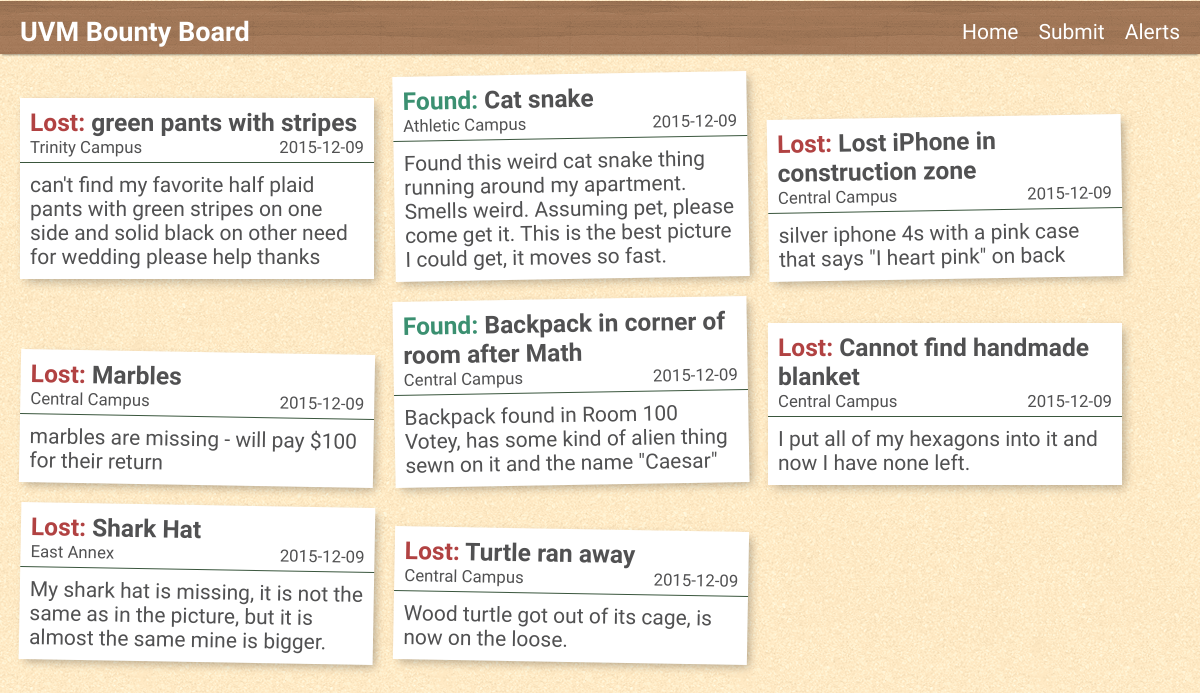
The page / on the database its author committed.
### tables this page shows
CREATE TABLE Items(
	id int NOT NULL AUTO_INCREMENT,
	username varchar(255),
	name varchar(255),
	dateCreated date,
	dateLost date,
	category varchar(255),
	description varchar(255),
	location varchar(255),
	status varchar(7),
	image varchar(255),
	PRIMARY KEY (id),
	FOREIGN KEY (username) REFERENCES Users (username)
	 ON DELETE CASCADE ON UPDATE CASCADE);

### bin/Database.php (called while the page is built, shortened)
<?php
class Database {
    public $db;
    public function __construct($dbUserName, $whichPass, $dbName) {
        $this->db = null;
    }
    private function connect($dbUserName, $whichPass, $dbName) {
        $debugMe = false;
        switch ($whichPass) {
            case "r":
                $dbUserPass = $dbReader;
                break;
            case "w":
                $dbUserPass = $dbWriter;
                break;
        }
        $dsn = 'mysql:host=webdb.uvm.edu;dbname=';
        try {
            if (!$this->db)
                $this->db = new PDO($dsn . $dbName, $dbUserName, $dbUserPass);
            if (!$this->db) {
                if ($debugMe)
                    echo '<p>A You are NOT connected to the database!</p>';
                return 0;
            } else {
                return $this->db;
            }
        } catch (PDOException $e) {
            $error_message = $e->getMessage();
            if ($debugMe)
                echo "<p>A An error occurred while connecting to the database: $error_message </p>";
        }
        return $this->db;
    }
    private function countConditions($query) {
        $andCount = substr_count(strtoupper($query), ' AND ');
        $andCount = $andCount + substr_count(strtoupper($query), ')AND ');
        $andCount = $andCount + substr_count(strtoupper($query), '&&');
        $notCount = substr_count(strtoupper($query), ' NOT ');
        $notCount = $notCount + substr_count(strtoupper($query), ')NOT ');
        $notCount = $notCount + substr_count(strtoupper($query), '!');
        $orCount = substr_count(strtoupper($query), ' OR ');
        $orCount = $orCount + substr_count(strtoupper($query), ')OR ');
        $orCount = $orCount + substr_count(strtoupper($query), '||');
        $xorCount = substr_count(strtoupper($query), ' XOR');
        $conditions = $andCount + $notCount + $orCount + $xorCount;
        return $conditions;
    }
    private function countQuotes($query) {
        $singleCount = substr_count(strtoupper($query), "'");
        $doubleCount = substr_count(strtoupper($query), '"');
        $singleEntityCount = substr_count(strtoupper($query), "#39");
        $doubleEntityCount = substr_count(strtoupper($query), "#34");
        $HTMLentityCount = substr_count(strtoupper($query), "&QUOT");
        $quoteCount = $singleCount + $doubleCount + $singleEntityCount + $doubleEntityCount + $HTMLentityCount;
        return $quoteCount;
    }
    private function countSymbols($query) {
        $ltCount = substr_count(strtoupper($query), '<');
        $gtCount = substr_count(strtoupper($query), '>');
        $symbolCount = $ltCount + $gtCount;
        return $symbolCount;
    }
    private function countWhere($query) {
        $whereCount = substr_count(strtoupper($query), ' WHERE ');
        return $whereCount;
    }
    function sanitizeQuery($query, $spacesAllowed = false, $semiColonAllowed = false) {
        $replaceValue = "Q";
        if (!$semiColonAllowed) {
            $query = str_replace(';', $replaceValue, $query);
        }
        $query = htmlentities($query, ENT_QUOTES);
        $query = str_replace('%20', $replaceValue, $query);
        return $query;
    }
    public function select($query, $values = "", $wheres = 1, $conditions = 0, $quotes = 0, $symbols = 0, $spacesAllowed = false, $semiColonAllowed = false, $fetchStyleAssoc = false) {
        if ($quotes == 0 AND $symbols == 0) {
            $query = $this->sanitizeQuery($query, $spacesAllowed, $semiColonAllowed);
        }
        $statement = $this->db->prepare($query);
        if (is_array($values)) {
            $statement->execute($values);
        } else {
            $statement->execute();
        }
	if ($fetchStyleAssoc)
	    $recordSet = $statement->fetchAll(PDO::FETCH_ASSOC);
	else
	    $recordSet = $statement->fetchAll();
        return $recordSet;
    }
}
?>

### parts/grunt_work.php (called while the page is built)
<?php
	$query = rtrim($query,';');
	$counts = countify($query);
	if(isset($data) and is_array($data)){
		$results = $thisDatabaseReader->select($query, $data, $counts['where'], $counts['condition'], $counts['quote'], $counts['symbol'], false, false, true);
	}else
		$results = $thisDatabaseReader->select($query, "", $counts['where'], $counts['condition'], $counts['quote'], $counts['symbol'], false, false, true);
?>

### bin/countCode.php (called while the page is built)
<?php
function countify($code){
		$code = strtoupper($code);
		$counts = array('where'=>0,'condition'=>0,'quote'=>0,'symbol'=>0);
		$counts['where'] = substr_count($code,'WHERE');
		$conditions = array(' AND ', ' OR ', ' XOR ', ' NOT ', ' && ', ' || ', ' ! ');
		$counts['condition'] = 0;
		foreach($conditions as $condition){$counts['condition'] += substr_count($code,$condition);}
		$quotes = array('"', "'", '#34', '#39', '&QUOT');
		$counts['quote'] = 0;
		foreach($quotes as $quote){$counts['quote'] += substr_count($code,$quote);}
		$counts['symbol'] = substr_count($code,'<') +  substr_count($code,'>');
		return $counts;
}
?>

### index.php (the view, shortened to what this page needs)
<?php include('parts/head.php'); ?>
<body>
<?php require_once('parts/header.php'); ?>
<main>
<?php
	$whitelisted = true;
	$query = 'SELECT * from Items WHERE status<>"closed"';
	if ($whitelisted):
	include('parts/grunt_work.php');
?>
<section class='items-list content'>
	<?php foreach ($results as $row){?>
		<article class='item rotate<?php echo rand(0,2); echo ' '.$row['status'];?>'>
			<a href='item.php?id=<?php echo $row["id"];?>'>
				<h3 class='name title'><?php echo $row['name']; ?></h3>
				<div class='sub'>
					<div class='location'><?php echo $row['location']; ?></div>
					<div class='dateLost'><?php echo $row['dateLost'] ?></div>
				</div>
				<p class='description'><?php echo $row['description'] ?></p>
			</a>
		</article>
	<?php } ?>
</section>
<?php endif; ?>
</main>
</body>
</html>

### parts/head.php (shortened to what this page needs)
<!DOCTYPE HTML PUBLIC "-//W3C//DTD HTML 4.01//EN" "http://www.w3.org/TR/html4/strict.dtd">
<html lang=en>
<head>
	<?php 	require_once( "bin/Database.php");
		require_once("bin/countCode.php"); ?>
        <link rel='stylesheet' type="text/css" href='style/style.css'>
</head>
<?php $username = htmlentities($_SERVER["REMOTE_USER"], ENT_QUOTES, "UTF-8"); $page='';?>
<?php
	$dbUserName = get_current_user() . '_reader';
        $whichPass = "r";
        $dbName = strtoupper(get_current_user()) . '_bountyboard';
        $thisDatabaseReader = new Database($dbUserName, $whichPass, $dbName);
?>

### parts/header.php
<header>
	<div class='center-wrap'>
		<h1><a href='index.php'>UVM Bounty Board</a></h1>
		<?php include('parts/nav.php'); ?>
	</div>
</header>

### parts/nav.php (shortened to what this page needs)
<?php
include('parts/grunt_work.php');
$exists = false;
if ($exists):
	$pages = array(
		'index'=> 'Home',
		'form' => 'Submit',
		'manage' => 'Your Items',
		'profile' => 'Profile',
		'alerts' => 'Alerts'
	);
else:
	$pages = array(
		'index'=> 'Home',
		'form' => 'Submit',
		'alerts' => 'Alerts'
	);
endif;
?>
<nav class='main'>
	<ul>
	<?php foreach ($pages as $key => $value){ ?>
		<li <?php if(strcmp($page, $key)==0) echo 'class="active"'; ?>>
			<a href='<?php echo $key; ?>.php'><?php echo $value; ?></a>
		</li>
	<?php } ?>
	</ul>
</nav>

### style/style.css (style rules this page uses)
* { margin:0; padding:0; }
body { font-family: 'Cabin'; display:flex; flex-flow:column; justify-content:space-between; font-size:21px; color:#515152; background: url(cork.png); }
h1, h2, h3, h4 { font-family:'Josefin Sans'; }
header { padding:10px; padding-bottom:0; color:white; background: url(wood.png); box-shadow: 0 3px 2px -2px rgba(0,0,0,0.4); font-family:'Josefin Sans'; }
header .center-wrap { display:flex; flex-flow: row wrap; justify-content: space-between; align-items: center; width:100%; max-width:1200px; margin:auto; }
header h1 { padding:0 10px; display:inline-block; font-size:27px; }
header h1 a { text-decoration:none; color:white; }
header nav.main ul { padding:10px 0; display:flex; flex-flow:row; list-style:none; }
header nav.main a { padding:10px; color:white; text-decoration: none; }
.content { padding:10px; max-width:1200px; margin:auto; display:flex; flex-flow:column; }
.items-list { list-style:none; flex-flow: row wrap; display:flex; padding:10px; max-width:1200px; margin:auto; align-items:flex-end; }
.items-list .item { margin:10px; max-width:30%; background:white; transition: transform .5s; box-shadow: 4px 4px 10px -2px rgba(0,0,0,0.3); }
.items-list .item a { color: inherit; text-decoration:none; display:block; transition:transform 1s; }
.items-list .item .title { font-family:Josefin Sans; padding:10px 10px 0 10px; }
.items-list .item.Lost .title:before { content:'Lost: '; color:#B14242; }
.items-list .item.Found .title:before { content:'Found: '; color:#3B9071; }
.items-list .item .sub { font-size:.8em; display: flex; flex-flow: row wrap; justify-content: space-between; border-bottom: #3A563D solid 1px; padding:0 10px 5px 10px; }
.items-list .item .sub .location { padding-right:20px; }
.items-list .description { padding:10px; }
.rotate1 { transform: rotate(-1deg); }
.rotate2 { transform: rotate(1deg); }

### rows shown on the page
items: name "green pants with stripes", location "Trinity Campus", dateLost "2015-12-09", description "can't find my favorite half plaid pants with green stripes on one side and solid black on other need for wedding please help thanks"
items: name "Cat snake", location "Athletic Campus", dateLost "2015-12-09", description "Found this weird cat snake thing running around my apartment. Smells weird. Assuming pet, please come get it. This is the best picture I could get, it moves so fast."
items: name "Lost iPhone in construction zone", location "Central Campus", dateLost "2015-12-09", description "silver iphone 4s with a pink case that says \"I heart pink\" on back"
items: name "Marbles", location "Central Campus", dateLost "2015-12-09", description "marbles are missing - will pay $100 for their return"
items: name "Backpack in corner of room after Math", location "Central Campus", dateLost "2015-12-09", description "Backpack found in Room 100 Votey, has some kind of alien thing sewn on it and the name \"Caesar\""
items: name "Cannot find handmade blanket", location "Central Campus", dateLost "2015-12-09", description "I put all of my hexagons into it and now I have none left."
items: name "Shark Hat", location "East Annex", dateLost "2015-12-09", description "My shark hat is missing, it is not the same as in the picture, but it is almost the same mine is bigger."
items: name "Turtle ran away", location "Central Campus", dateLost "2015-12-09", description "Wood turtle got out of its cage, is now on the loose."

### other values the page prints
$value "Home"
$value "Submit"
$value "Alerts"
